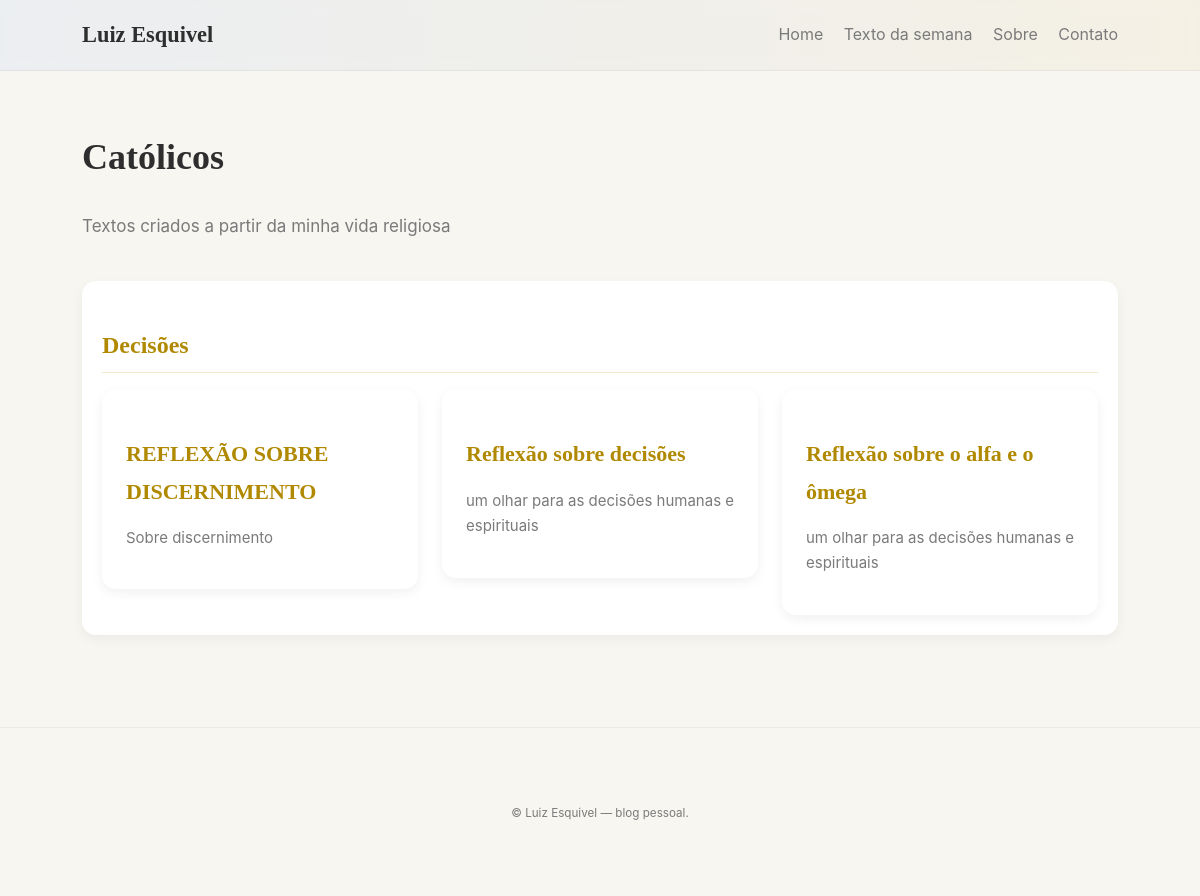
The app's page /section/2, older data.
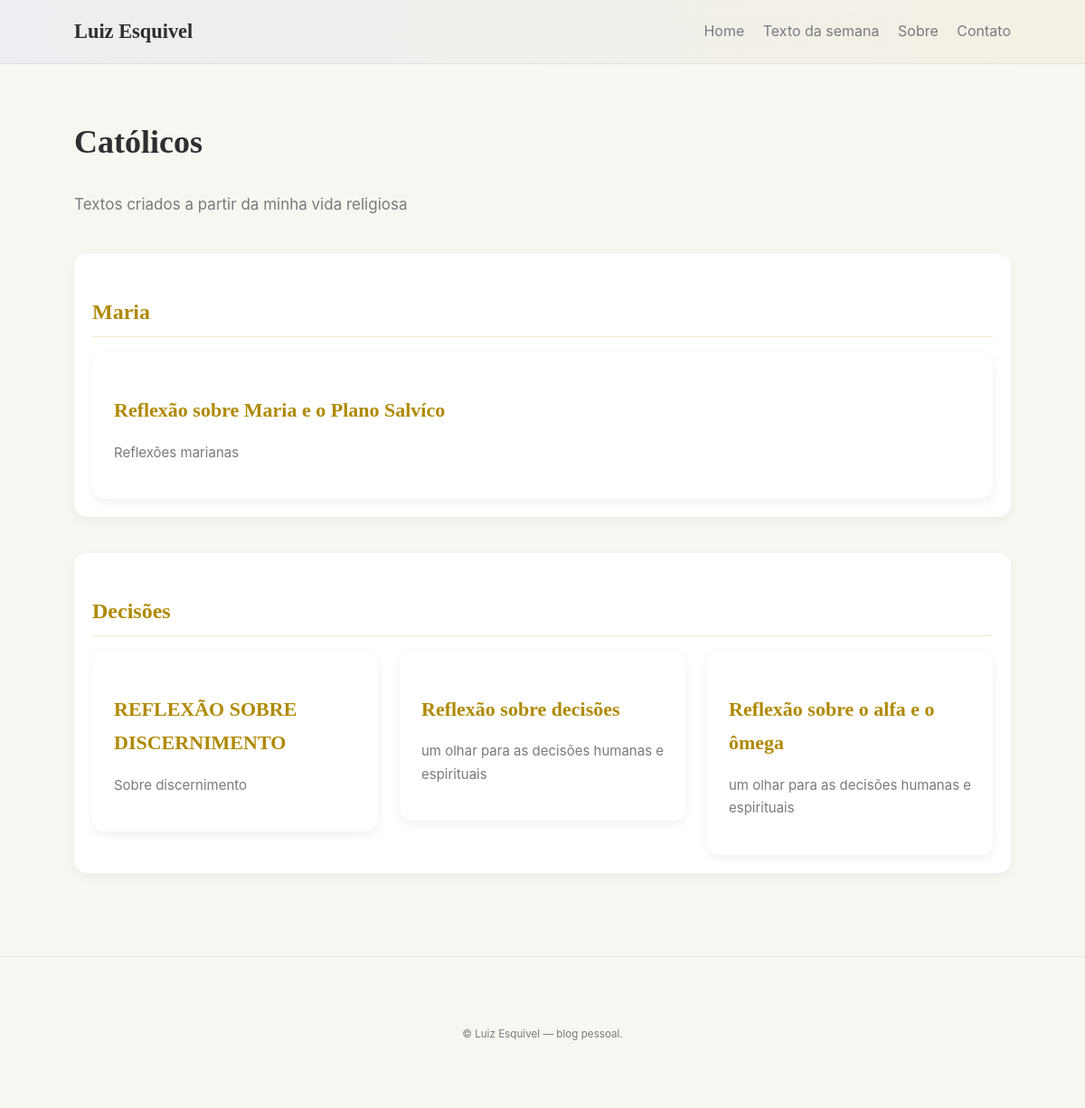
The same page, newer data.
### models.py (models this page shows)
class Text(db.Model):
    id = db.Column(db.Integer, primary_key=True)
    title = db.Column(db.String(300), nullable=False)
    subtitle = db.Column(db.String(400))
    body = db.Column(db.Text)
    published = db.Column(db.Boolean, default=False)
    section_id = db.Column(db.Integer, db.ForeignKey('section.id'), nullable=True)
    created_at = db.Column(db.DateTime, default=datetime.utcnow)

### routes/public_routes.py (the view)
@public_bp.route('/section/<int:section_id>')
def section_view(section_id):
    section = Section.query.get_or_404(section_id)
    texts = (
        Text.query.filter_by(section_id=section.id, published=True)
        .order_by(Text.created_at.desc())
        .all()
    )
    grouped = {}
    for t in texts:
        if t.subtitle and '|' in t.subtitle:
            category, subtitle = [x.strip() for x in t.subtitle.split('|', 1)]
            t.subtitle = subtitle  # atualiza só para exibição
        else:
            category = 'Diversos'
        grouped.setdefault(category, []).append(t)
    return render_template('public/section.html', section=section, grouped=grouped)

### templates/public/section.html
{% extends '_base.html' %}
{% from 'components/macros.html' import card %}
{% block content %}
<div class="fade-in">
  <h1 style="font-family: var(--font-serif); font-size:36px;">{{ section.title }}</h1>
  <p style="color: var(--muted); font-size:17px;">{{ section.description }}</p>
  {% if grouped %}
    {% for category, texts in grouped.items() %}
      <div class="category-block fade-in">
        <h3 class="category-title">{{ category }}</h3>
        <div class="section-shelf">
          {% for t in texts %}
            <a class="card-link" href="{{ url_for('public.text_view', text_id=t.id) }}">
              {{ card(t.title, t.subtitle) }}
            </a>
          {% endfor %}
        </div>
      </div>
    {% endfor %}
  {% else %}
    <div class="fade-in"><p>Sem textos publicados nesta seção.</p></div>
  {% endif %}
</div>
{% endblock %}

### templates/components/macros.html (shortened to what this page needs)
{% macro card(title, subtitle='', body='') -%}
  <article class="card">
    <h3 class="card-title">{{ title }}</h3>
    {% if subtitle %}<p class="card-subtitle">{{ subtitle }}</p>{% endif %}
  </article>
{%- endmacro %}

Row changes from the older to the newer data that the page shows:
added Text: title "Reflexão sobre Maria e o Plano Salvíco", subtitle "Reflexões marianas", shown under "Maria"
Text that changed along with them:
new list line: "Maria"
